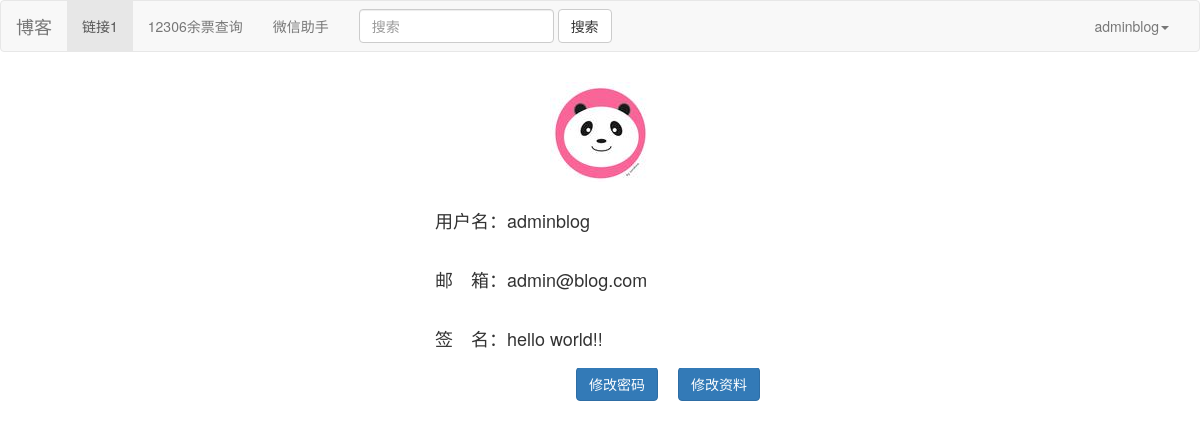
Page /accounts/profile/ (signed in) on the committed database.
### apps/myauth/models.py (models this page shows, shortened)
class Myuser(AbstractUser):
    avatar = ProcessedImageField(upload_to='avatar',
                                 default='avatar/default.png',
                                 verbose_name='头像',
                                 processors=[ResizeToFill(100,100)],)
    signature = models.CharField(max_length=50, blank=True, null=True, verbose_name="签名")

### apps/myauth/views.py (the view)
# urls.py: path('profile/', profile_view,name='profile_url'),
@login_required
def profile_view(request):
    return render(request,'myauth/user_profile.html')

### apps/myauth/templates/myauth/user_profile.html (shortened to what this page needs)
{% extends "blog/base.html" %}
{% load static %}
{% block base_content %}
<div class="container">
    <div class="row">
         <div class="col-xs-6 col-md-4 col-center-block">
             <ul class="list-group">
                 <li class="list-group-item text-center" style="border:0px">
                     <img class="avatar" src = "{{user.avatar.url}}" alt="{{user.username}}" style="width:100px"></img>
		 </li>
                 <li class="list-group-item" style="border:0px">
                     <h4><span>用户名：</span><span>{{user.username}}</span> </h4>
                 </li>
                 <li class="list-group-item" style="border:0px">
                     <h4><span>邮&emsp;箱：</span><span>{{user.email}}</span> </h4>
                 </li>
                 <li class="list-group-item" style="border:0px">
                     <h4><span>签&emsp;名：</span>{{user.signature}}</h4>
                 </li>
                 <a class="pull-right btn btn-primary" style="margin-right: 20px" href="{% url 'myauth:update_profile_url' %}">修改资料</a>
                 <a class="pull-right btn btn-primary" style="margin-right: 20px" href="{% url 'account_change_password' %}">修改密码</a>
	     </ul>
         </div>
    </div>
</div>
{% endblock %}

### apps/blog/templates/blog/nav.html (shortened to what this page needs)
<nav class="navbar navbar-default">
  <div class="container-fluid">
    <div class="navbar-header">
      <a class="navbar-brand" href="/">博客</a>
    </div>
    <div class="collapse navbar-collapse" id="bs-example-navbar-collapse-1">
      <ul class="nav navbar-nav">
        <li class="active"><a href="#">链接1 <span class="sr-only">(current)</span></a></li>
        <li><a href="{% url 'tools:ticketleft_init_url' %}">12306余票查询</a></li>
        <li><a href="{% url 'tools:wechat_url' %}">微信助手</a></li>
      </ul>
      <form class="navbar-form navbar-left" method="get" action="{% url 'blog:haystack_search' %}">
        <div class="form-group">
          <input type="text" class="form-control" name="q" placeholder="搜索" required=True>
        </div>
        <button type="submit" class="btn btn-default">搜索</button>
      </form>
      <ul class="nav navbar-nav navbar-right">
{% if user.is_authenticated %}
        <li class="dropdown">
          <a href="#" class="dropdown-toggle" data-toggle="dropdown" role="button" aria-haspopup="true" aria-expanded="false">{{user.username}}<span class="caret"></span></a>
        </li>
{% else %}
        <li><a href="{% url 'account_login' %}">登陆</a></li>
        <li><a href="{% url 'account_signup' %}">注册</a></li>
{% endif %}
      </ul>
    </div>
  </div>
</nav>

### apps/myauth/templates/myauth/user_profile.html (style rules this page uses)
.col-center-block { float: none; display: block; margin: 0 auto; }

### rows in the picture
Myuser: username "adminblog", avatar (picture), email "admin@blog.com", signature "hello world!!"
